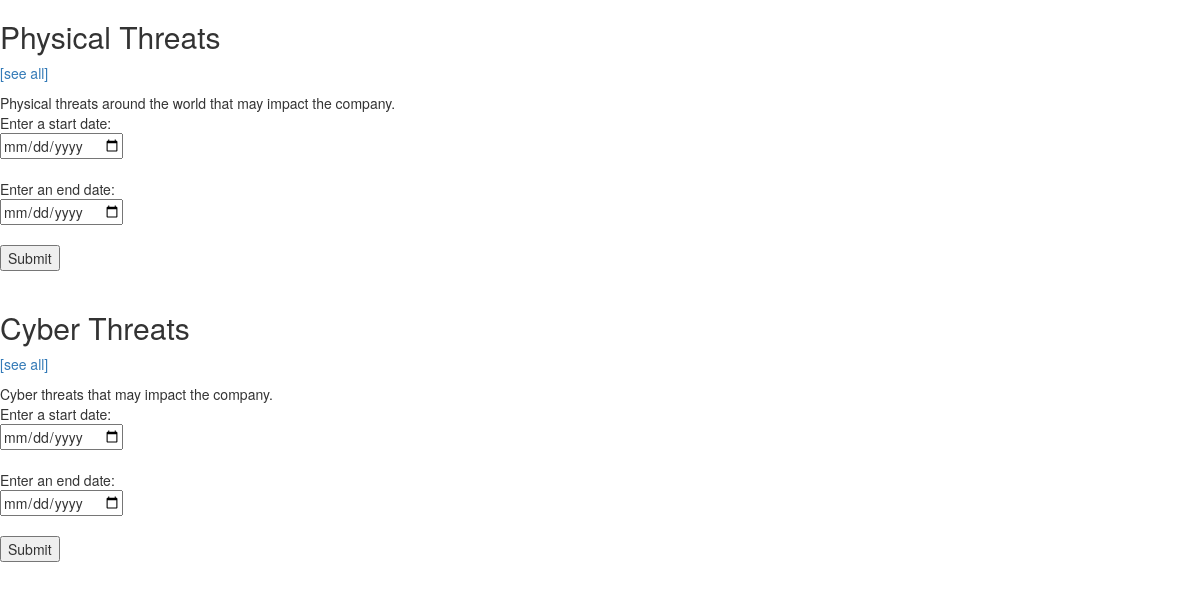
The page /reports/ on the database as committed earlier.
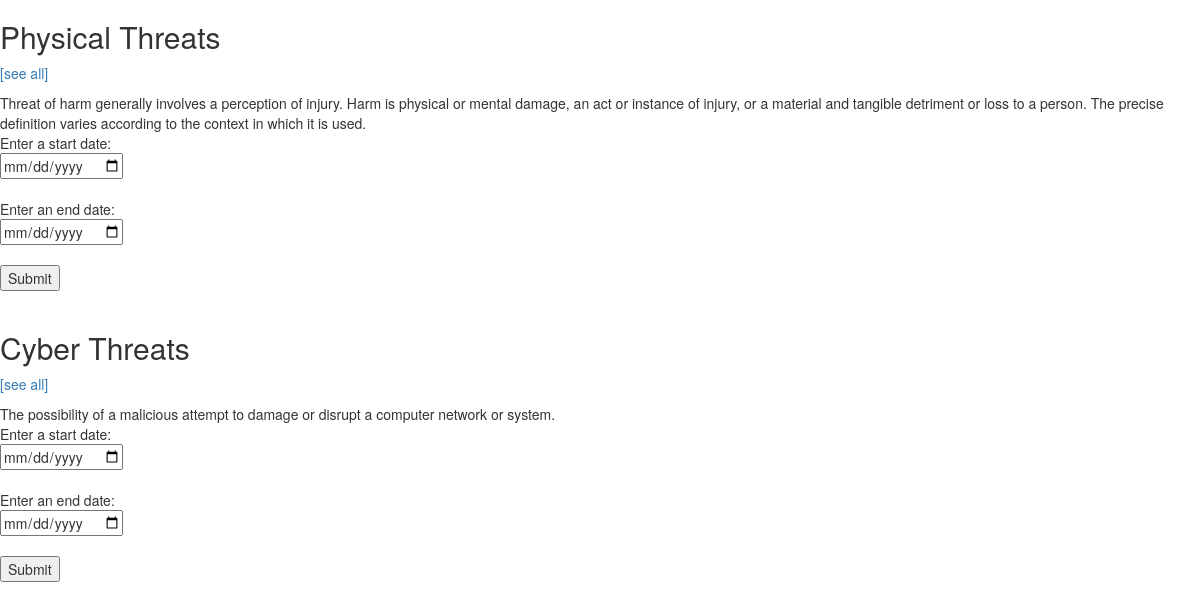
The same page on the database as committed later.
### reports/models.py (models this page shows, shortened)
class Subject(models.Model):
    created_at = models.DateTimeField(auto_now_add=True)
    title = models.CharField(max_length=255)
    description = models.TextField()

### reports/views.py (the view)
def subject_list(request):
	subject_list = models.Subject.objects.all()
	return render(request, 'reports/subject_list.html',
		{'subject_list': subject_list})

### reports/templates/reports/subject_list.html (shortened to what this page needs)
{% extends "layout.html" %}
{% block content %}
    {%  for subject in subject_list %}
        <h2>{{ subject.title }}</h2>
        <p><a href="{% url 'reports:subject_reports' pk=subject.pk %}">[see all]</a></p>
        {{ subject.description }}
        <form method="GET" action="{% url 'reports:subject_reports' pk=subject.pk %}">
			Enter a start date:<br>
			<input type="date" name="start_date"><br><br>
			Enter an end date:<br>
			<input type="date" name="end_date"><br><br>
			<input type="submit">
		</form>
		<br>
    {% endfor %}
{% endblock %}

### templates/layout.html (shortened to what this page needs)
<!DOCTYPE html>
{% load static from staticfiles %}
<html lang="en">
  <head>
    <link rel="stylesheet" href="https://maxcdn.bootstrapcdn.com/bootstrap/3.3.7/css/bootstrap.min.css">
  </head>
  <body>
    {% block content %}{% endblock content %}
  </body>
</html>

Rows that differ between the two databases and show on the page:
changed Subject "Physical Threats": description "Physical threats around the world that may impact the company." → "Threat of harm generally involves a perception of injury. Harm is physical or mental damage, an act or instance of injury, or a material and tangible detriment or loss to a person. The precise definition varies according to the context in which it is used."
changed Subject "Cyber Threats": description "Cyber threats that may impact the company." → "The possibility of a malicious attempt to damage or disrupt a computer network or system."
